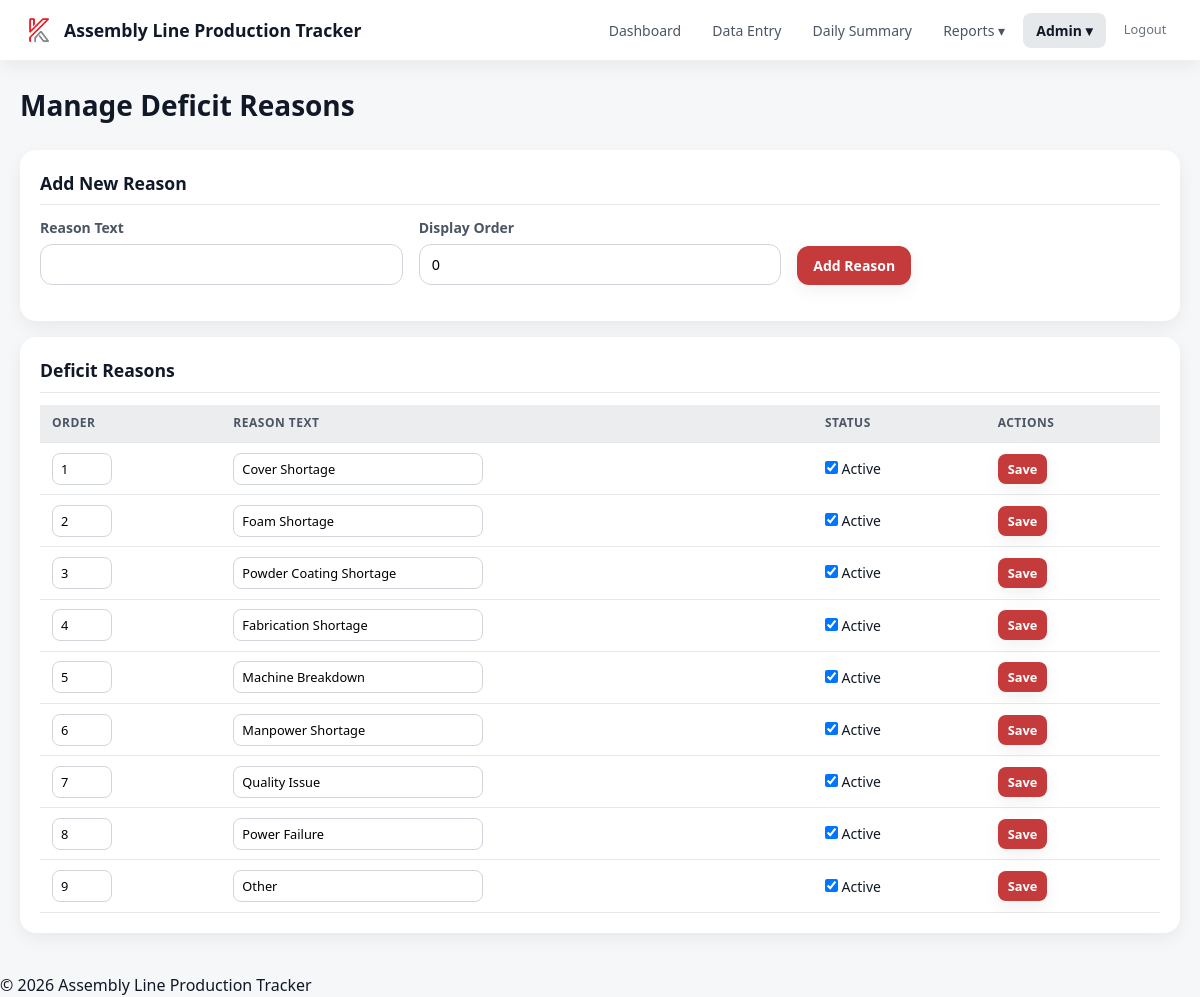
The app's page /pages/manage_reasons.php (signed in) with its own data.
### tables this page shows
CREATE TABLE IF NOT EXISTS deficit_reasons (
    id INT UNSIGNED AUTO_INCREMENT PRIMARY KEY,
    reason_text VARCHAR(200) NOT NULL,
    display_order INT UNSIGNED NOT NULL DEFAULT 0,
    is_active TINYINT(1) NOT NULL DEFAULT 1
);

### includes/functions.php (called while the page is built, shortened)
<?php
function h($str): string {
    return htmlspecialchars((string)$str, ENT_QUOTES, 'UTF-8');
}

### pages/manage_reasons.php (the view, shortened to what this page needs)
<?php
require_once APP_ROOT . '/includes/functions.php';
$db = getDB();
$reasons = $db->query('SELECT * FROM deficit_reasons ORDER BY display_order, id')->fetchAll();
include APP_ROOT . '/includes/header.php';
?>
<div class="page-header">
    <h1>Manage Deficit Reasons</h1>
</div>
<div class="card">
    <div class="card-header">Add New Reason</div>
    <form method="POST">
        <div class="form-row">
            <div class="form-group">
                <label>Reason Text</label>
                <input type="text" name="reason_text" required>
            </div>
            <div class="form-group">
                <label>Display Order</label>
                <input type="number" name="display_order" min="0" value="0">
            </div>
            <div class="form-group">
                <button type="submit" class="btn btn-primary">Add Reason</button>
            </div>
        </div>
    </form>
</div>
<div class="card">
    <div class="card-header">Deficit Reasons</div>
    <div class="table-responsive">
        <table>
            <thead>
                <tr>
                    <th>Order</th>
                    <th>Reason Text</th>
                    <th>Status</th>
                    <th>Actions</th>
                </tr>
            </thead>
            <tbody>
                <?php foreach ($reasons as $r): ?>
                <tr>
                    <form method="POST">
                        <td><input type="number" name="display_order" value="<?= h($r['display_order']) ?>" min="0" style="width:60px"></td>
                        <td><input type="text" name="reason_text" value="<?= h($r['reason_text']) ?>" style="width:250px"></td>
                        <td>
                            <label>
                                <input type="checkbox" name="is_active" <?= $r['is_active'] ? 'checked' : '' ?>>
                                Active
                            </label>
                        </td>
                        <td>
                            <button type="submit" class="btn btn-sm btn-primary">Save</button>
                        </td>
                    </form>
                </tr>
                <?php endforeach; ?>
            </tbody>
        </table>
    </div>
</div>
<?php include APP_ROOT . '/includes/footer.php'; ?>

### assets/css/style.css (style rules this page uses)
*, *::before, *::after { box-sizing: border-box; margin: 0; padding: 0; }
:root { --brand-primary: #C53A3A; --brand-primary-dark: #A72E2E; --brand-primary-hover: #8B2A2A; --neutral-100: #F6F7F8; --neutral-200: #EBEDEF; --neutral-300: #E6E9EC; --neutral-400: #D1D5DB; --neutral-600: #6B7280; --neutral-700: #4B5563; --text-default: #111827; --white: #FFFFFF; --success: #16A34A; --success-light: #DCFCE7; --warning: #F59E0B; --warning-light: #FEF3C7; --error: #DC2626; --error-light: #FEE2E2; --info: #2563EB; --info-light: #DBEAFE; --pending: #9CA3AF; --pending-light: #F3F4F6; --radius-sm: 6px; --radius-md: 8px; --radius-lg: 12px; --radius-xl: 16px; --radius-pill: 999px; --shadow-soft: 0 6px 18px rgba(16,24,40,0.06); --shadow-medium: 0 8px 24px rgba(16,24,40,0.12); --primary: var(--brand-primary); --primary-light: var(--brand-primary); --primary-dark: var(--brand-primary-dark); --danger: var(--error); --danger-bg: var(--error-light); --success-bg: var(--success-light); --warning-bg: var(--warning-light); --info-bg: var(--info-light); --gray-50: var(--neutral-100); --gray-100: var(--neutral-200); --gray-200: var(--neutral-300); --gray-300: var(--neutral-400); --gray-400: var(--neutral-600); --gray-500: var(--neutral-600); --gray-600: var(--neutral-700); --gray-700: var(--neutral-700); --gray-800: var(--text-default); --radius: var(--radius-md); --shadow: var(--shadow-soft); --shadow-md: var(--shadow-medium); }
body { font-family: "Segoe UI", system-ui, -apple-system, "Helvetica Neue", Arial, sans-serif; font-size: 16px; color: var(--text-default); background: var(--neutral-100); line-height: 1.5; }
.page-header { display: flex; align-items: center; justify-content: space-between; margin-bottom: 1.5rem; flex-wrap: wrap; gap: 0.75rem; }
.page-header h1 { font-size: 1.75rem; font-weight: 700; color: var(--text-default); }
.card { background: var(--white); border-radius: var(--radius-xl); box-shadow: var(--shadow-soft); padding: 1.25rem; margin-bottom: 1rem; }
.card-header { font-size: 1.1rem; font-weight: 600; margin-bottom: 0.75rem; padding-bottom: 0.5rem; border-bottom: 1px solid var(--neutral-300); display: flex; align-items: center; gap: 8px; }
.table-responsive { overflow-x: auto; }
table { width: 100%; border-collapse: collapse; font-size: 0.875rem; }
th, td { padding: 0.6rem 0.75rem; text-align: left; border-bottom: 1px solid var(--neutral-300); }
th { background: var(--neutral-200); font-weight: 600; color: var(--neutral-700); text-transform: uppercase; font-size: 0.75rem; letter-spacing: 0.5px; white-space: nowrap; }
table { table-layout: auto; }
table th, table td { vertical-align: middle; }
.form-group { margin-bottom: 1rem; }
.form-group label { display: flex; align-items: center; gap: 6px; font-weight: 600; margin-bottom: 6px; color: var(--neutral-700); font-size: 0.875rem; }
.form-row { display: flex; gap: 1rem; flex-wrap: wrap; align-items: flex-end; }
.form-row .form-group { flex: 1; min-width: 150px; }
input[type="text"], input[type="number"], input[type="date"], input[type="time"], input[type="password"], select, textarea { width: 100%; padding: 10px 12px; border: 1px solid var(--neutral-400); border-radius: var(--radius-lg); font-size: 0.9rem; font-family: inherit; background: var(--white); transition: border-color 0.15s, box-shadow 0.15s; }
table input[type="number"], table input[type="text"], table select { width: 80px; padding: 6px 8px; font-size: 0.8rem; border-radius: var(--radius-md); }
.btn { display: inline-flex; align-items: center; justify-content: center; gap: 8px; padding: 10px 16px; border: none; border-radius: var(--radius-lg); font-size: 0.875rem; font-weight: 600; cursor: pointer; transition: background 0.15s, transform 0.1s; font-family: inherit; box-shadow: var(--shadow-soft); }
.btn-primary { background: var(--brand-primary); color: var(--white); }
.btn-sm { padding: 6px 10px; font-size: 0.8rem; border-radius: var(--radius-md); }

### records on screen
deficit_reasons: display_order "1", reason_text "Cover Shortage", is_active "☑"
deficit_reasons: display_order "2", reason_text "Foam Shortage", is_active "☑"
deficit_reasons: display_order "3", reason_text "Powder Coating Shortage", is_active "☑"
deficit_reasons: display_order "4", reason_text "Fabrication Shortage", is_active "☑"
deficit_reasons: display_order "5", reason_text "Machine Breakdown", is_active "☑"
deficit_reasons: display_order "6", reason_text "Manpower Shortage", is_active "☑"
deficit_reasons: display_order "7", reason_text "Quality Issue", is_active "☑"
deficit_reasons: display_order "8", reason_text "Power Failure", is_active "☑"
deficit_reasons: display_order "9", reason_text "Other", is_active "☑"

### other values on screen
APP_NAME "Assembly Line Production Tracker"
